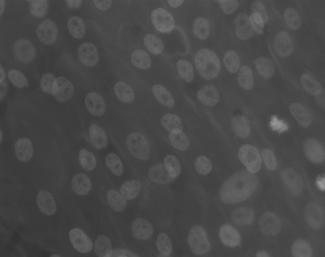
#> input picture images/osteoblaste.jpg, 325 x 257 px
$ python histogram_equalization.py
#> lines starting #> are read from the running program, lines starting #| are printed output that depends on the picture
#> further down, image is the input picture: shape (257, 325) float64; min 0.192, max 0.6, mean 0.288
import numpy as np
import matplotlib.pyplot as plt
from skimage.io import imread
from skimage.util import img_as_float
from skimage.exposure import equalize_hist

def display_hist(image, title='Histogram'):
    """Display histogram of an image"""
    hist, bins = np.histogram(image.flatten(), bins=256, range=(0, 1))
    plt.plot(bins[:-1], hist, 'k-')
    plt.title(title)
    plt.xlim([0, 1])
    plt.tight_layout()

def custom_hist_eq(image):
    """
    Custom implementation of histogram equalization

    T(x_k) = L * cdf_I(k)
    """
    # Calculate histogram
    hist, bins = np.histogram(image.flatten(), bins=256, range=(0, 1))
#> hist = 256 values, max 4664 at index 72, min 0 at index 0, mean 326.3; bins = 257 values from 0 to 1

    # Calculate CDF
    cdf = np.cumsum(hist)
#> cdf = 256 values from 0 to 83525

    # Normalize CDF to [0, 1]
    cdf = cdf / cdf[-1]
#> cdf = 256 values from 0 to 1

    # Map pixel values using the CDF
    image_eq = np.interp(image.flatten(), bins[:-1], cdf)

    # Reshape to original image dimensions
    return image_eq.reshape(image.shape)
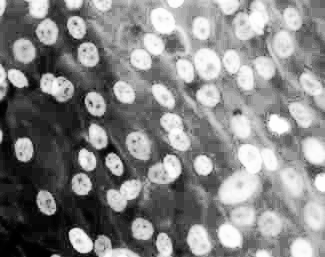
#> returned value: shape (257, 325) float64; min 4.93e-05, max 1, mean 0.525

# Load the image (osteoblast)
image = img_as_float(imread('../images/osteoblaste.jpg', as_gray=True))

# Apply histogram equalization
custom_eq = custom_hist_eq(image)
skimage_eq = equalize_hist(image)

# Plot results
fig, axes = plt.subplots(2, 3, figsize=(15, 10))

# Original image and histogram
axes[0, 0].imshow(image, cmap='gray')
axes[0, 0].set_title('Original Image')
axes[0, 0].axis('off')

axes[0, 1].hist(image.flatten(), bins=256, range=(0, 1), color='black')
axes[0, 1].set_title('Original Histogram')
axes[0, 1].set_xlim([0, 1])

# Custom equalization
axes[1, 0].imshow(custom_eq, cmap='gray')
axes[1, 0].set_title('Custom Equalization')
axes[1, 0].axis('off')

axes[1, 1].hist(custom_eq.flatten(), bins=256, range=(0, 1), color='black')
axes[1, 1].set_title('Custom Equalized Histogram')
axes[1, 1].set_xlim([0, 1])

# Scikit-image equalization
axes[0, 2].imshow(skimage_eq, cmap='gray')
axes[0, 2].set_title('Scikit-image Equalization')
axes[0, 2].axis('off')

axes[1, 2].hist(skimage_eq.flatten(), bins=256, range=(0, 1), color='black')
axes[1, 2].set_title('Scikit-image Equalized Histogram')
axes[1, 2].set_xlim([0, 1])

plt.tight_layout()
plt.show()
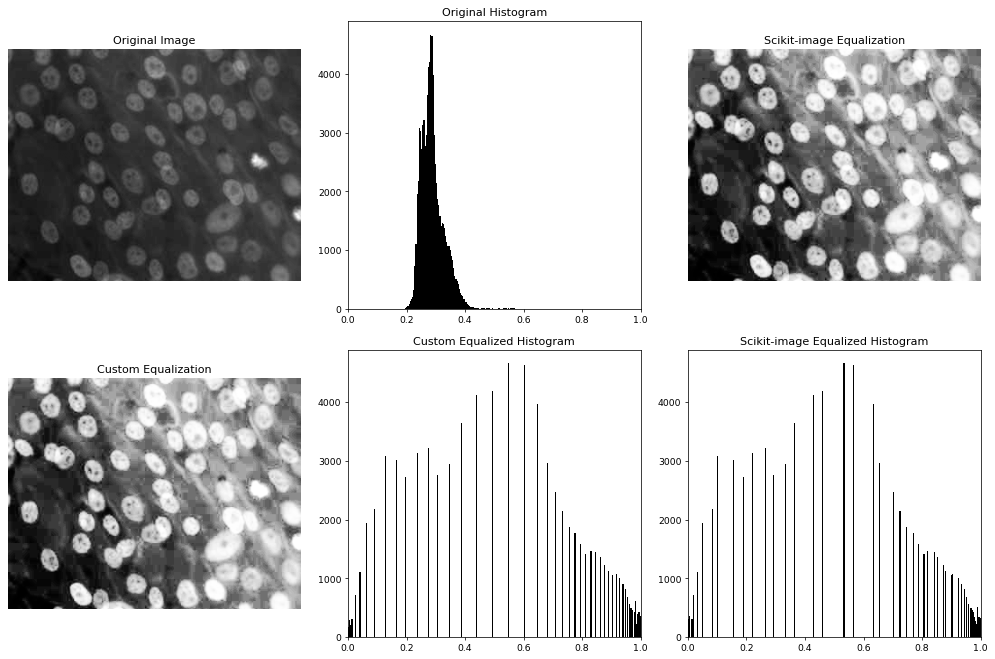
#> figure drawn by matplotlib, 6 panels; panel 2: tallest bar 4664 high, from x = 0.281 to 0.285; panel 5: tallest bar 4664 high, from x = 0.547 to 0.551; panel 6: tallest bar 4664 high, from x = 0.531 to 0.535
